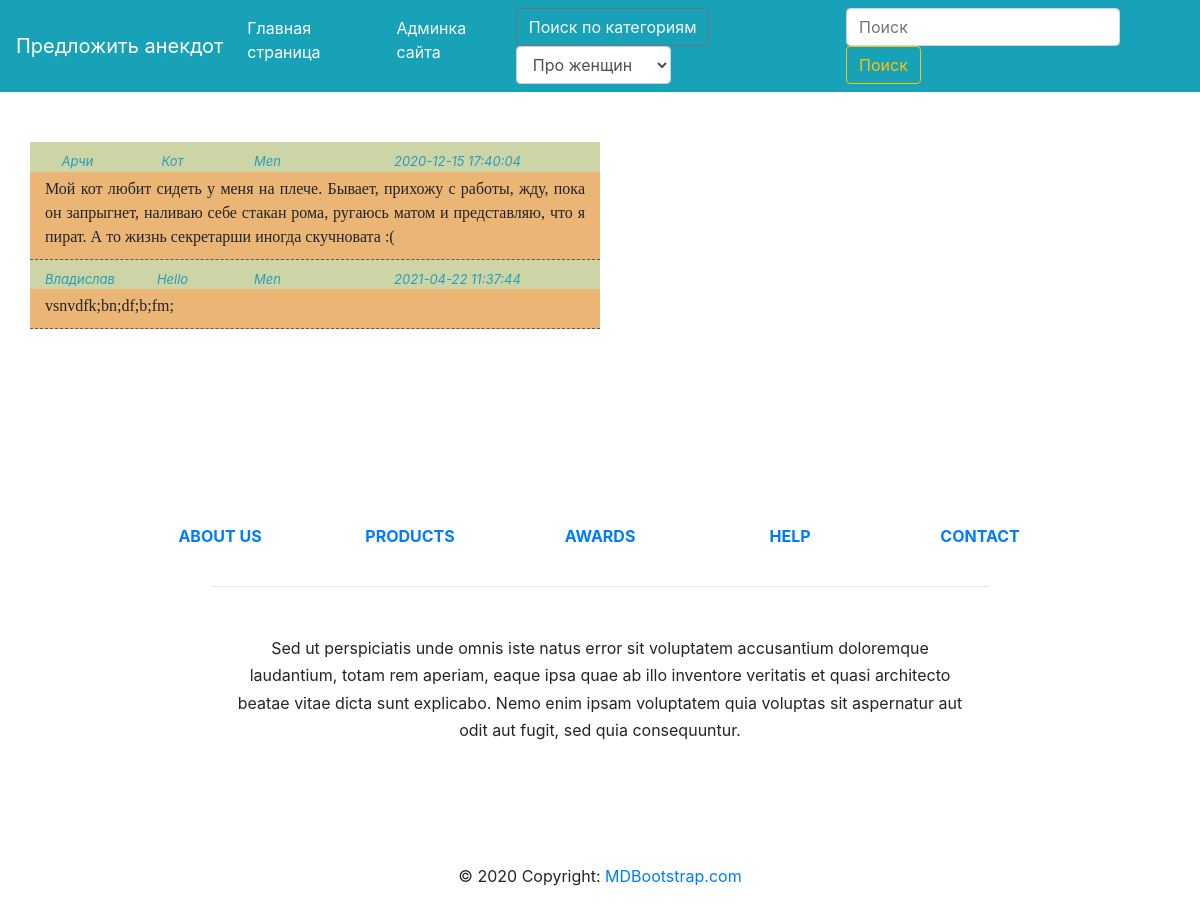
The page /elem/category.php?category=Men on the database its author committed.
### tables this page shows
CREATE TABLE `anecdot` (
  `id` int(11) NOT NULL,
  `user_name` varchar(128) DEFAULT NULL,
  `title` varchar(132) DEFAULT NULL,
  `text` text,
  `category` varchar(128) DEFAULT NULL,
  `date` datetime DEFAULT NULL,
  `is_approved` tinyint(1) DEFAULT '0'
);

### elem/category.php (the view, shortened to what this page needs)
<?php
require 'init.php';
function getCategorySearch($link)
{
    $content = '';
    if (!isset($_GET['category']) ){
        $_SESSION['admin_message'] = ['text' => 'Page not found', 'status' => 'text-danger'];
        $title = 'Page not found';
        header("HTTP/1.0 404 Not found");
    }else{
        $categorySearch = $_GET['category'];
        $query = "SELECT COUNT(*) as count FROM anecdot WHERE category = '$categorySearch'";
        $result = mysqli_query($link, $query) or die(mysqli_error($link));
        $count = mysqli_fetch_assoc($result)['count'];
        if (!isset($count)){
            $_SESSION['admin_message'] = ['text' => 'Page not found', 'status' => 'text-danger'];
            $title = 'Page not found';
            header("HTTP/1.0 404 Not found");
            }elseif(isset($count) && $count >= 1){
                $query = "SELECT * FROM anecdot WHERE is_approved = true AND category = '$categorySearch'";
                $result = mysqli_query($link, $query) or die(mysqli_error($link));
                for ($data = []; $row = mysqli_fetch_assoc($result) ; $data[] = $row);
                foreach ($data as $item) {
                $content .="
<div class='container-fluid'>
    <div class='row' style='font-size: 13px; color: #2b9dba; font-style: italic'>
                        <div class='col-md-1' style='text-align: center;background-color: #cdd4a6; padding-top: 10px'>{$item['user_name']}
                        </div>
                        <div class='col-md-1' style='text-align: center;background-color: #cdd4a6; padding-top: 10px'>{$item['title']}</div>
                        <div class='col-md-1' style='text-align: center;background-color: #cdd4a6; padding-top: 10px'>{$item['category']}
                        </div>
                        <div class='col-md-3' style='text-align: center;background-color: #cdd4a6; padding-top: 10px'>{$item['date']}</div>
    </div>
             <div class='row' style='font-family: Cambria Regular'>
                 <div class='col-md-6' style='text-align: justify; background-color: #eab575;border-bottom: 1px dashed #665656; padding-top: 5px;padding-bottom: 10px'>{$item['text']}</div>
             </div>
</div>";
            }
        }elseif (isset($count) && $count < 1){
            $_SESSION['admin_message'] = ['text' => 'Анекдотов по этой категории еще нет', 'status' => 'text-primary'];
            $title = 'Page not found';
            header("HTTP/1.0 404 Not found");
        }
    }
    require "../admin/layout.php";
}
getCategorySearch($link);

### rows shown on the page
anecdot: user_name "Арчи", title "Кот", category "Men", date "2020-12-15 17:40:04", text "Мой кот любит сидеть у меня на плече. Бывает, прихожу с работы, жду, пока он запрыгнет, наливаю себе стакан рома, ругаюсь матом и представляю, что я пират. А то жизнь секретарши иногда скучновата :("
anecdot: user_name "Владислав", title "Hello", category "Men", date "2021-04-22 11:37:44", text "vsnvdfk;bn;df;b;fm;"
